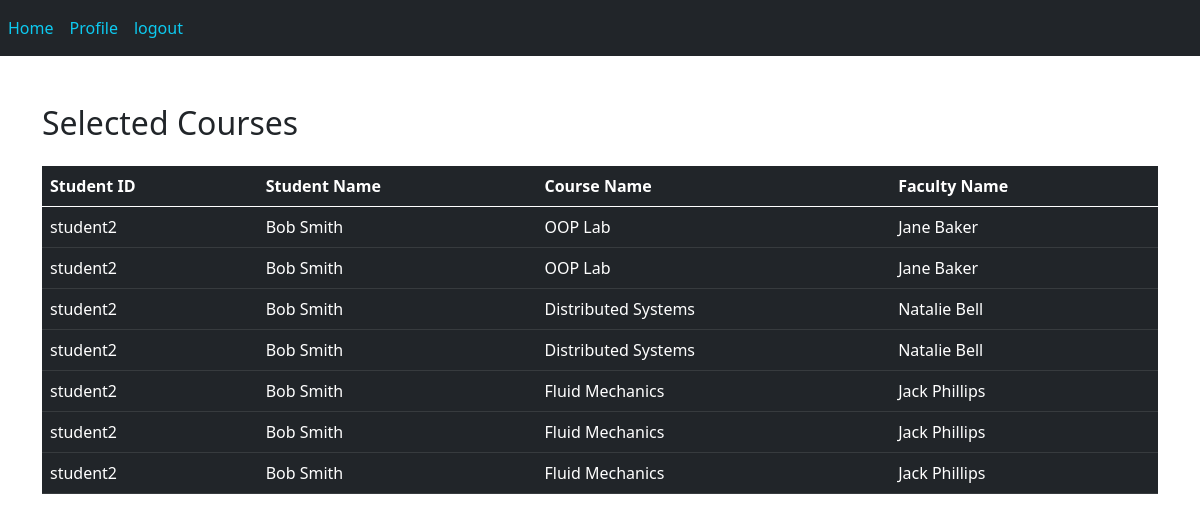
/display_selections (signed in), run on an earlier commit of the app's database.
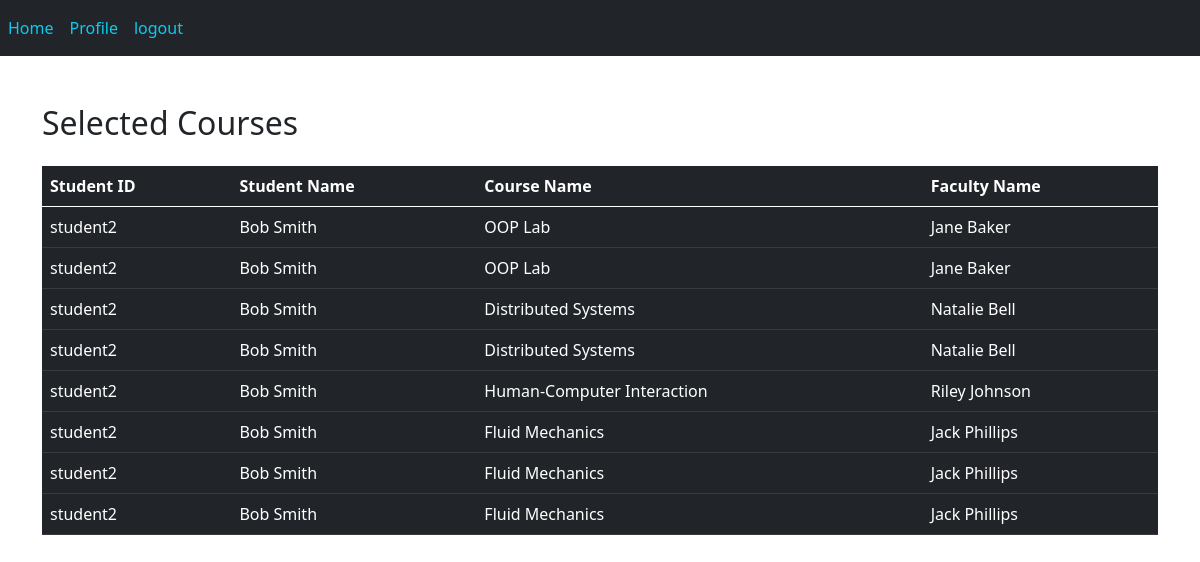
And on a later commit of the database.
### tables this page shows
CREATE TABLE Selections (    selectionid INTEGER PRIMARY KEY AUTOINCREMENT,    studentid INTEGER,    courseid INTEGER,    teacherid INTEGER,    FOREIGN KEY (studentid) REFERENCES Students(studentid),    FOREIGN KEY (courseid) REFERENCES Courses(courseid),    FOREIGN KEY (teacherid) REFERENCES Teachers(teacherid));

CREATE TABLE Students (
    student_id TEXT PRIMARY KEY,
    password TEXT NOT NULL,
    student_name TEXT NOT NULL,
    department TEXT NOT NULL,
    year TEXT NOT NULL,
    semester TEXT NOT NULL
);

CREATE TABLE Courses (
    course_id TEXT PRIMARY KEY,
    course_name TEXT NOT NULL,
    semester TEXT NOT NULL,
    branch TEXT NOT NULL
);

CREATE TABLE Teachers (
    staff_id TEXT PRIMARY KEY,
    password TEXT NOT NULL,
    faculty_name TEXT NOT NULL,
    qualification TEXT NOT NULL,
    designation TEXT NOT NULL,
    research_projects TEXT,
    patents TEXT,
    rating REAL DEFAULT 0,
    years_of_experience INTEGER NOT NULL
, department TEXT);

### index.py (the view)
@app.route('/display_selections')
def display_selections():
    sid=session['student_id']
    con = sqlite3.connect('users.db')
    cur = con.cursor()
    cur.execute("""
        SELECT
            S.studentid,
            St.student_name,
            C.course_name,
            T.faculty_name
        FROM
            Selections S
        JOIN
            Students St ON S.studentid = St.student_id
        JOIN
            Courses C ON S.courseid = C.course_id
        JOIN
            Teachers T ON S.teacherid = T.staff_id
    WHERE
            S.studentid = ?
    """, (sid,))
    selections = cur.fetchall()
    con.close()
    return render_template('displaySelections.html', selections=selections)

### templates/displaySelections.html (shortened to what this page needs)
<!DOCTYPE html>
<html lang="en">
<head>
    <link rel="stylesheet" href="static/css/bootstrap.css">
</head>
<body>
    <nav class="navbar navbar-expand-lg bg-body-tertiary  navbar-light bg-dark ">
		<div >
		  <div class="" id="navbarNav">
			<ul class="navbar-nav justify-content-end">
				<li class="nav-item">
					<a class="nav-link active text-info" aria-current="page" href="/stdhome">Home</a>
				  </li>
			  <li class="nav-item">
				<a class="nav-link active text-info" aria-current="page" href="/stdprofile"> Profile</a>
			  </li>
			  <li class="nav-item">
				<a class="nav-link text-info" href="/stdlogout">logout</a>
			  </li>
			</ul>
		  </div>
		</div>
	  </nav>
<div class="container mt-5">
    <h2 class="mb-4">Selected Courses</h2>
    <table class="table table-dark table-striped-columns">
        <thead>
            <tr>
                <th>Student ID</th>
                <th>Student Name</th>
                <th>Course Name</th>
                <th>Faculty Name</th>
            </tr>
        </thead>
        <tbody>
            {% for selection in selections %}
            <tr>
                <td>{{ selection[0] }}</td>
                <td>{{ selection[1] }}</td>
                <td>{{ selection[2] }}</td>
                <td>{{ selection[3] }}</td>
            </tr>
            {% endfor %}
        </tbody>
    </table>
</div>
</body>
</html>

### templates/displaySelections.html (style rules this page uses)
a { text-decoration: none; }

What changed in the data, as far as the page shows it:
added Selections: studentid "student2", student_name "Bob Smith", course_name "Human-Computer Interaction", faculty_name "Riley Johnson"
